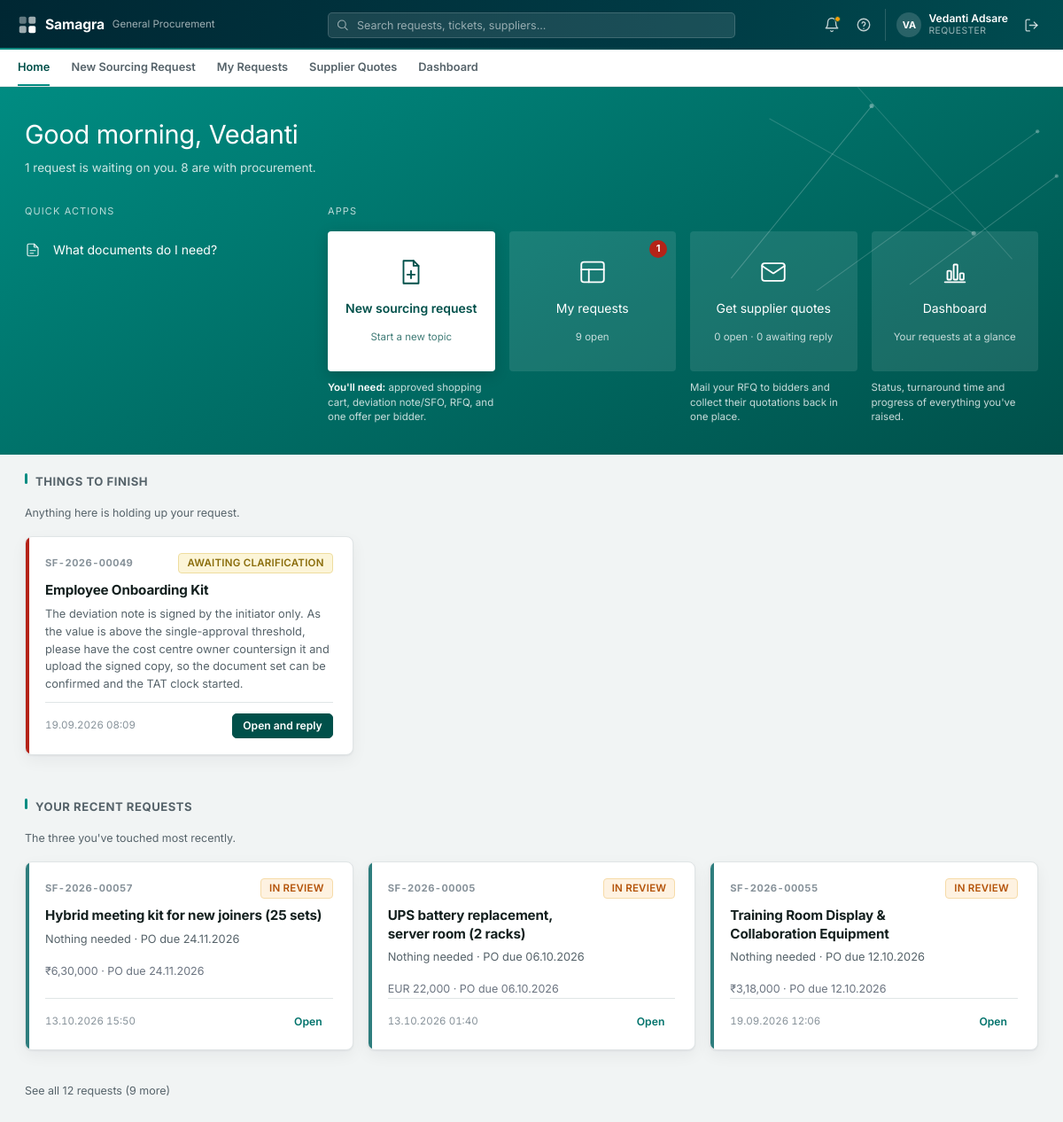
The page /home (signed in) on the database as committed earlier.
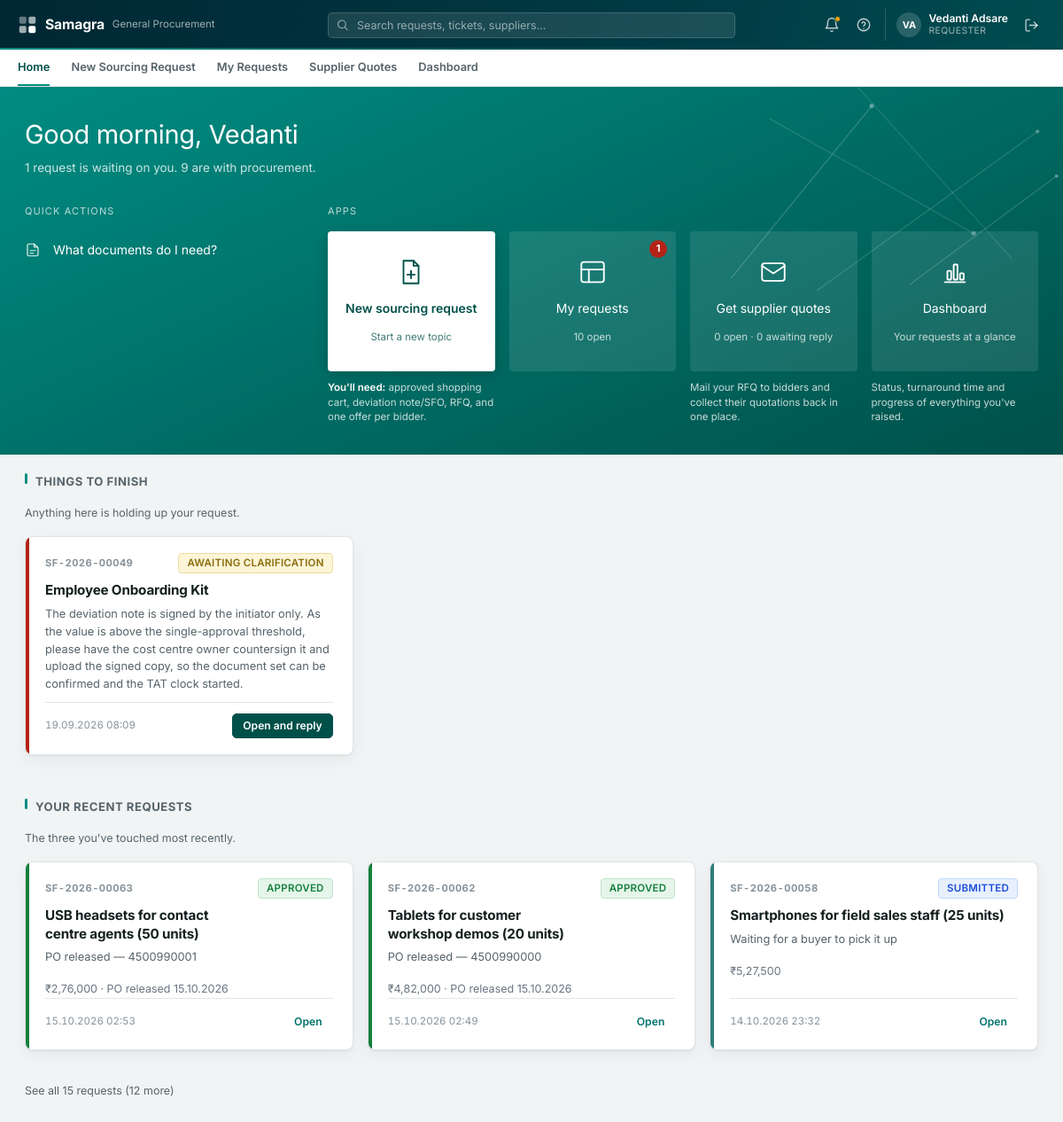
The same page on the database as committed later.
### tables this page shows
CREATE TABLE cases (
    id                          INTEGER PRIMARY KEY AUTOINCREMENT,
    ticket_no                   TEXT UNIQUE,
    sc_number                   TEXT NOT NULL UNIQUE,
    topic_title                 TEXT NOT NULL,
    description                 TEXT,
    requestor_name              TEXT NOT NULL,
    requestor_email             TEXT NOT NULL,
    requestor_contact           TEXT,
    is_on_behalf                INTEGER DEFAULT 0,
    submitted_by_name           TEXT,
    submitted_by_email          TEXT,
    requesting_dept             TEXT NOT NULL,
    requisitioning_bu           TEXT,
    expense_commodity           TEXT,
    delivery_location           TEXT,
    topic_value_inr             REAL NOT NULL,
    currency                    TEXT,
    tax_basis                   TEXT,
    fc_valid_till               DATE,
    date_required_by            DATE,
    submitted_at                TIMESTAMP NOT NULL,
    status                      TEXT NOT NULL,
    assigned_buyer              TEXT,
    final_corrected_docs_date   DATE,
    defined_tat                 INTEGER,
    expected_po_closure         DATE,
    case_folder                 TEXT NOT NULL,
    parse_status                TEXT,
    remarks_for_user            TEXT,
    remarks_for_buyer           TEXT,
    in_scope                    INTEGER DEFAULT 1
, cost_center TEXT, employee_code TEXT, user_id TEXT, sourcing_type TEXT DEFAULT 'Product', fx_rate REAL DEFAULT 1.0, topic_value_foreign REAL, delivery_from_date DATE, delivery_to_date DATE, mrm_conducted TEXT, mrm_reason TEXT, po_number TEXT, delivery_building TEXT, mrm_relevant TEXT, offer_analysis TEXT, offer_analysis_at TIMESTAMP, source TEXT DEFAULT 'portal', external_case_id TEXT, category TEXT, est_value REAL, est_currency TEXT, rfq_deadline DATE, external_status TEXT, sourcing_basis TEXT DEFAULT 'One-time sourcing', value_eur REAL, offer_comparison TEXT, brief TEXT, brief_at TIMESTAMP, brief_key TEXT, market_benchmark TEXT, market_benchmark_at TIMESTAMP, infosec_answers TEXT, infosec_required INTEGER);

CREATE TABLE audit_trail (
    id            INTEGER PRIMARY KEY AUTOINCREMENT,
    case_id       INTEGER NOT NULL REFERENCES cases(id),
    actor         TEXT NOT NULL,
    action        TEXT NOT NULL,
    detail        TEXT,
    created_at    TIMESTAMP NOT NULL
, visibility TEXT DEFAULT 'internal');

### main.py (the view)
@app.get("/home", response_class=HTMLResponse)
async def home(request: Request, user=Depends(require_login)):
    from datetime import datetime
    if user.get("is_admin"):
        return RedirectResponse(url="/dashboard", status_code=303)
    if user["role"] == "buyer":
        from routers.buyer_routes import buyer_home_context
        context = buyer_home_context(user)
        template = "buyer/home.html"
    else:
        from routers.requester_routes import requester_home_context
        context = requester_home_context(user)
        template = "requester/home.html"
    context.update({"user": user, "nav_page": "home", "now_hour": datetime.now().hour})
    return templates.TemplateResponse(request, template, context)

### templates/requester/home.html (shortened to what the changed rows need)
{% extends "base.html" %}
{% block hero %}
<div class="sf-hero-band sf-home-hero">
    <div class="sf-hero-inner">
        <h1 class="sf-home-greeting">Good {{ "morning" if now_hour < 12 else ("afternoon" if now_hour < 17 else "evening") }}, {{ user.name.split(" ")[0] }}</h1>
        {% if cases_count == 0 %}
        <p class="sf-home-subtitle">Nothing here yet — send your first sourcing topic to Procurement.</p>
        {% else %}
        <p class="sf-home-subtitle">{{ waiting_on_you }} request{{ "s" if waiting_on_you != 1 }} {{ "is" if waiting_on_you == 1 else "are" }} waiting on you. {{ with_procurement }} {{ "is" if with_procurement == 1 else "are" }} with procurement.</p>
        {% endif %}
        <div class="sf-home-cols">
            <div>
            </div>
            <div>
                <div class="sf-home-tiles">
                    <div class="sf-home-tilecol">
                        <a class="sf-home-tile" href="/requests">
                            {% if waiting_on_you > 0 %}<span class="sf-home-tile__pin">{{ waiting_on_you }}</span>{% endif %}
                            <svg width="34" height="34" viewBox="0 0 24 24" fill="none" stroke="#fff" stroke-width="1.3" stroke-linecap="round" stroke-linejoin="round"><rect x="3" y="4" width="18" height="16" rx="2"></rect><line x1="3" y1="10" x2="21" y2="10"></line><line x1="9" y1="10" x2="9" y2="20"></line></svg>
                            <span class="sf-home-tile__title">My requests</span>
                            <span class="sf-home-tile__sub">{{ open_count }} open</span>
                        </a>
                    </div>
                </div>
            </div>
        </div>
    </div>
</div>
{% endblock %}
{% block content %}
{% if cases_count > 0 %}
{% if things_to_finish %}
<h2 class="sf-section-header" style="margin-top:0;">Things to Finish</h2>
<p class="sf-caption" style="margin:-6px 0 16px;">Anything here is holding up your request.</p>
<div class="sf-home-attn__row">
    {% for c in things_to_finish %}
    <div class="sf-card sf-home-attn-card sf-home-attn-card--urgent"
         data-href="/requests/{{ c.id }}?tab=activity" tabindex="0">
        <div class="sf-home-attn-card__top">
            <span class="sf-home-attn-card__ref">{{ c.ticket_no }}</span>
            {{ c.status | status_chip }}
        </div>
        <h3>{{ c.topic_title }}</h3>
        <p>{{ c.next_step }}</p>
        <div class="sf-home-attn-card__foot">
            <span class="sf-home-attn-card__when">{{ c.updated_at | timestamp }}</span>
            <a href="/requests/{{ c.id }}?tab=activity" class="sf-btn sf-btn--primary sf-btn--sm">Open and reply</a>
        </div>
    </div>
    {% endfor %}
</div>
{% endif %}
{% if recent_requests %}
<h2 class="sf-section-header" style="margin-top:32px;">Your recent requests</h2>
<p class="sf-caption" style="margin:-6px 0 16px;">The three you've touched most recently.</p>
<div class="sf-home-attn__row">
    {% for c in recent_requests %}
    <div class="sf-card sf-home-attn-card sf-home-attn-card--{{ 'done' if c.closed_on else ('waiting' if c.status == 'ENQUIRED' else 'calm') }}"
         data-href="/requests/{{ c.id }}" tabindex="0">
        <div class="sf-home-attn-card__top">
            <span class="sf-home-attn-card__ref">{{ c.ticket_no }}</span>
            {{ c.status | status_chip }}
        </div>
        <h3>{{ c.topic_title }}</h3>
        <p>{{ c.next_step }}</p>
        <div class="sf-home-card__meta">
            {{ c | money }}{% if c.closed_on %} · PO released {{ c.closed_on | date }}{% elif c.expected_po_closure %} · PO due {{ c.expected_po_closure | date }}{% endif %}
        </div>
        <div class="sf-home-attn-card__foot">
            <span class="sf-home-attn-card__when">{{ c.updated_at | timestamp }}</span>
            <a href="/requests/{{ c.id }}" class="sf-btn sf-btn--ghost sf-btn--sm">Open</a>
        </div>
    </div>
    {% endfor %}
</div>
{% endif %}
<a href="/requests" class="sf-caption" style="display:inline-block;margin-top:20px;">
    {% if more_requests %}See all {{ cases_count }} requests ({{ more_requests }} more){% else %}Show all my requests{% endif %}
</a>
{% endif %}
{% endblock %}

Rows that differ between the two databases and show on the page:
no longer on this page (row edited): cases: ticket_no "SF-2026-00057", status|status_chip "IN REVIEW", topic_title "Hybrid meeting kit for new joiners (25 sets)", next_step "Nothing needed · PO due 24.11.2026", c "₹6,30,000", expected_po_closure "24.11.2026", updated_at "13.10.2026 15:50", shown under "YOUR RECENT REQUESTS"
no longer on this page (row edited): cases: ticket_no "SF-2026-00005", status|status_chip "IN REVIEW", topic_title "UPS battery replacement, server room (2 racks)", next_step "Nothing needed · PO due 06.10.2026", c "EUR 22,000", expected_po_closure "06.10.2026", updated_at "13.10.2026 01:40", shown under "YOUR RECENT REQUESTS"
no longer on this page (row unchanged): cases: ticket_no "SF-2026-00055", status|status_chip "IN REVIEW", topic_title "Training Room Display & Collaboration Equipment", next_step "Nothing needed · PO due 12.10.2026", c "₹3,18,000", expected_po_closure "12.10.2026", updated_at "19.09.2026 12:06", shown under "YOUR RECENT REQUESTS"
added cases: ticket_no "SF-2026-00063", status|status_chip "APPROVED", topic_title "USB headsets for contact centre agents (50 units)", next_step "PO released — 4500990001", c "₹2,76,000", closed_on "15.10.2026", updated_at "15.10.2026 02:53", shown under "YOUR RECENT REQUESTS"
added cases: ticket_no "SF-2026-00062", status|status_chip "APPROVED", topic_title "Tablets for customer workshop demos (20 units)", next_step "PO released — 4500990000", c "₹4,82,000", closed_on "15.10.2026", updated_at "15.10.2026 02:49", shown under "YOUR RECENT REQUESTS"
added cases: ticket_no "SF-2026-00058", status|status_chip "SUBMITTED", topic_title "Smartphones for field sales staff (25 units)", next_step "Waiting for a buyer to pick it up", c "₹5,27,500", updated_at "14.10.2026 23:32", shown under "YOUR RECENT REQUESTS"
Other text that changed with them:
{{ with_procurement }}: "8" → "9"
{{ open_count }}: "9" → "10"
{{ cases_count }}: "12" → "15"
{{ more_requests }}: "9" → "12"
